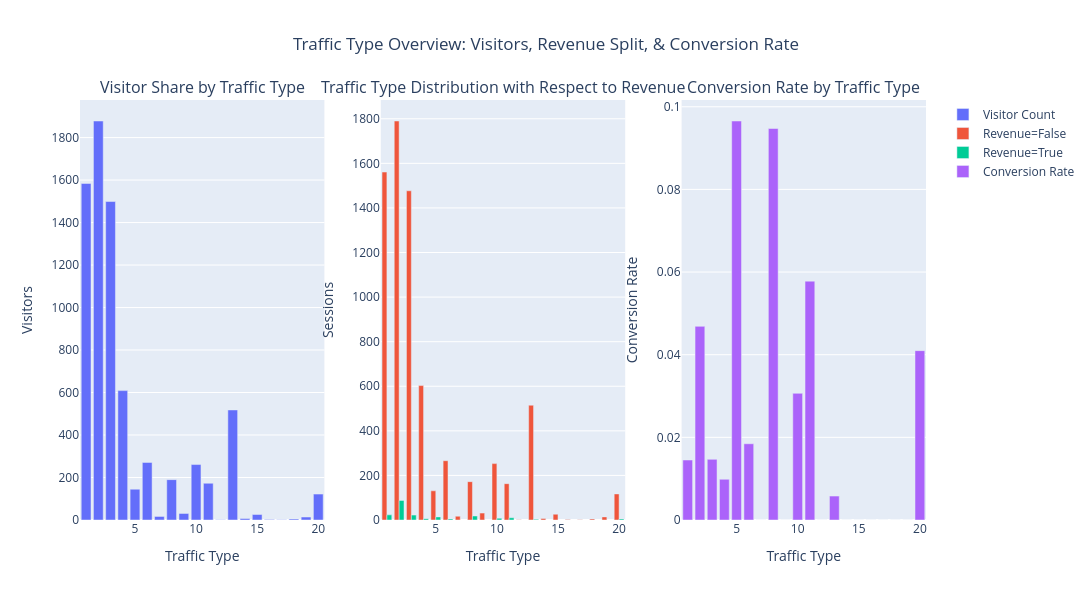

Notebook code for this chart:
### Code cell
traffic_counts = df_cleaned['TrafficType'].value_counts().reset_index()
traffic_counts.columns = ['TrafficType', 'Count']
traffic_counts = traffic_counts.sort_values('TrafficType')

traffic_rev = (
    df_cleaned.groupby(['TrafficType', 'Revenue'])
      .size()
      .reset_index(name='Count')
      .sort_values('TrafficType')
)

traffic_conv = (
    df_cleaned.groupby("TrafficType")["Revenue"]
      .mean()
      .reset_index(name="ConversionRate")
      .sort_values('TrafficType')
)

fig = make_subplots(
    rows=1, cols=3,
    specs=[[{"type": "xy"}, {"type": "xy"}, {"type": "xy"}]],
    subplot_titles=[
        "Visitor Share by Traffic Type",
        "Traffic Type Distribution with Respect to Revenue",
        "Conversion Rate by Traffic Type"
    ]
)

#LEFT
fig.add_trace(
    go.Bar(
        x=traffic_counts['TrafficType'],
        y=traffic_counts['Count'],
        name="Visitor Count"
    ),
    row=1, col=1
)

#MIDDLE
for val, label in [(False, "Revenue=False"), (True, "Revenue=True")]:
    sub = traffic_rev[traffic_rev['Revenue'] == val]
    fig.add_trace(
        go.Bar(
            x=sub['TrafficType'],
            y=sub['Count'],
            name=label
        ),
        row=1, col=2
    )

#RIGHT
fig.add_trace(
    go.Bar(
        x=traffic_conv['TrafficType'],
        y=traffic_conv['ConversionRate'],
        name="Conversion Rate"
    ),
    row=1, col=3
)

fig.update_layout(
    title_text="Traffic Type Overview: Visitors, Revenue Split, & Conversion Rate",
    title_x=0.5,
    barmode='group',
    height=600,
    width=1500
)

fig.update_xaxes(title_text="Traffic Type", row=1, col=1)
fig.update_yaxes(title_text="Visitors", row=1, col=1)

fig.update_xaxes(title_text="Traffic Type", row=1, col=2)
fig.update_yaxes(title_text="Sessions", row=1, col=2)

fig.update_xaxes(title_text="Traffic Type", row=1, col=3)
fig.update_yaxes(title_text="Conversion Rate", row=1, col=3)

fig.show()

### Figure 1 — Plotly figure (JSON) as saved in the notebook; plotly's stock layout.template omitted (floating-point values rounded to 4 significant figures)
{"data": [{"name": "Visitor Count", "type": "bar", "x": [1, 2, 3, 4, 5, 6, 7, 8, 9, 10, 11, 12, 13, 14, 15, 16, 17, 18, 19, 20], "xaxis": "x", "y": [1584, 1878, 1499, 609, 145, 271, 17, 190, 31, 261, 173, 1, 518, 7, 26, 2, 1, 5, 14, 122], "yaxis": "y"}, {"name": "Revenue=False", "type": "bar", "x": [1, 2, 3, 4, 5, 6, 7, 8, 9, 10, 11, 12, 13, 14, 15, 16, 17, 18, 19, 20], "xaxis": "x2", "y": [1561, 1790, 1477, 603, 131, 266, 17, 172, 31, 253, 163, 1, 515, 7, 26, 2, 1, 5, 14, 117], "yaxis": "y2"}, {"name": "Revenue=True", "type": "bar", "x": [1, 2, 3, 4, 5, 6, 8, 10, 11, 13, 20], "xaxis": "x2", "y": [23, 88, 22, 6, 14, 5, 18, 8, 10, 3, 5], "yaxis": "y2"}, {"name": "Conversion Rate", "type": "bar", "x": [1, 2, 3, 4, 5, 6, 7, 8, 9, 10, 11, 12, 13, 14, 15, 16, 17, 18, 19, 20], "xaxis": "x3", "y": [0.01452, 0.04686, 0.01468, 0.009852, 0.09655, 0.01845, 0, 0.09474, 0, 0.03065, 0.0578, 0, 0.005792, 0, 0, 0, 0, 0, 0, 0.04098], "yaxis": "y3"}], "layout": {"annotations": [{"font": {"size": 16}, "showarrow": false, "text": "Visitor Share by Traffic Type", "x": 0.1444, "xanchor": "center", "xref": "paper", "y": 1, "yanchor": "bottom", "yref": "paper"}, {"font": {"size": 16}, "showarrow": false, "text": "Traffic Type Distribution with Respect to Revenue", "x": 0.5, "xanchor": "center", "xref": "paper", "y": 1, "yanchor": "bottom", "yref": "paper"}, {"font": {"size": 16}, "showarrow": false, "text": "Conversion Rate by Traffic Type", "x": 0.8556, "xanchor": "center", "xref": "paper", "y": 1, "yanchor": "bottom", "yref": "paper"}], "barmode": "group", "height": 600, "title": {"text": "Traffic Type Overview: Visitors, Revenue Split, & Conversion Rate", "x": 0.5}, "width": 1500, "xaxis": {"anchor": "y", "domain": [0, 0.2889], "title": {"text": "Traffic Type"}}, "xaxis2": {"anchor": "y2", "domain": [0.3556, 0.6444], "title": {"text": "Traffic Type"}}, "xaxis3": {"anchor": "y3", "domain": [0.7111, 1], "title": {"text": "Traffic Type"}}, "yaxis": {"anchor": "x", "domain": [0, 1], "title": {"text": "Visitors"}}, "yaxis2": {"anchor": "x2", "domain": [0, 1], "title": {"text": "Sessions"}}, "yaxis3": {"anchor": "x3", "domain": [0, 1], "title": {"text": "Conversion Rate"}}}}
